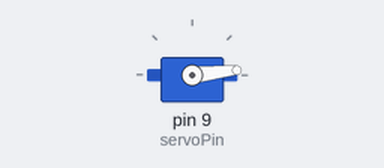
Recording of a sketch running on a simulated Arduino Uno, built with avr-gcc and run on an emulated ATmega328P. On the bench: servo. Wiring (inferred from the names in the program): servo: signal pin 9. Servo pulses on a pin are drawn as a servo (544–2400 µs = 0–180°).

Above: at 0.05 s.
At 2.1 s:
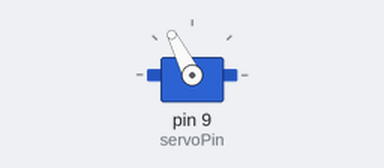
At 3.2 s:
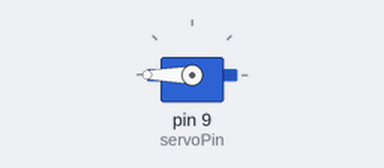
At 6.4 s:
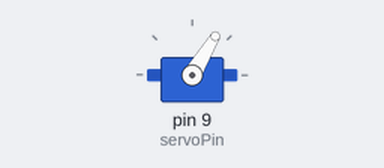
Timing chart, 0 to 8.4 s (numbered marks = the images above):
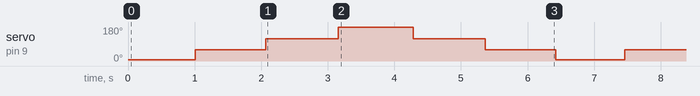

The sketch:

sketch_servos_PWM_nolibrary.ino
```cpp
int servoTable[] = {                   // Delays de pulso indicando posições
  0b1001011000,
  0b10001111110,
  0b11011010110,
  0b100101100000
};

int inc = 1;                            // Incremento ao indice
int idx = 0;                            // Indice da posição atual
int totalPos = 4;                       // Total de posições usadas

int servoPin = 9;                       // Pin do servo
int pulseInterval=20;                   // Intervalo entre pulsos
int waitCount=0;                        // Contador de loops esperados
int waitTimes=50;                       // Vezes que o loop vai rodar antes da proxima posição

void setup() {
  Serial.begin(9600);                   // Abre porta serial, seta taxa de dados para 9600 bps
  pinMode(servoPin, OUTPUT);            // Configura servo para OUTPUT
}

void loop() {
  waitCount++;                          // Incrementa o contador de espera
  if (waitCount == waitTimes) {         // Verifica se espera foi concluida
    waitCount = 0;
    idx += inc;                         // Aumenta o indice da posição

    if (idx == 3) inc = -1;             // Faz a volta do motor caso tenha chegado ao fim
    else if (idx <= 0) inc = 1;         // Faz a ida do motor caso a volta tenha sido concluida
  }

  digitalWrite(servoPin, HIGH);         // Disponibiliza o servo para leitura
  delayMicroseconds(servoTable[idx]);   // Delay responsável por ditar a posição do servos
  digitalWrite(servoPin, LOW);          // Conclui a leitura de posição
  delay(pulseInterval);                 // Delay de pulso do servos

  }
```

Measured:
- by itself, servo on pin 9 (servoPin): repeats every 6.4 s: 117° 1.1 s, 180° 1.1 s, 117° 1.1 s, 59° 1.1 s, 6° 1.0 s, 59° 1.1 s
